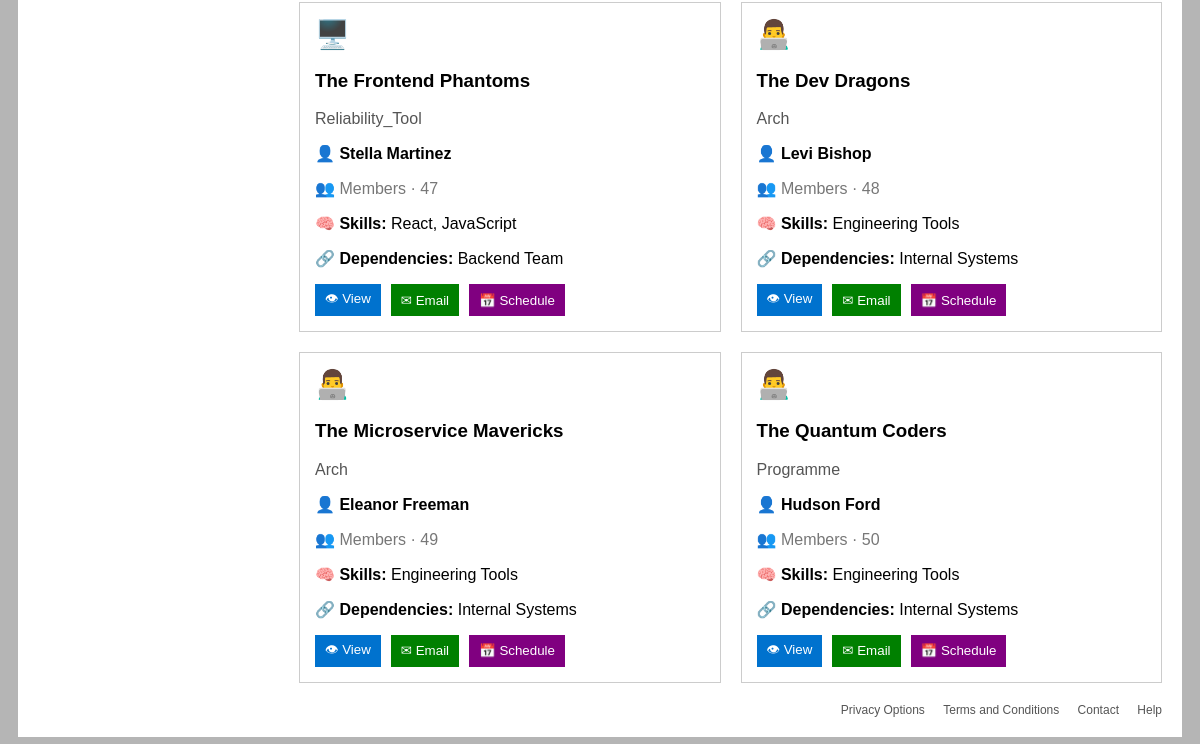
The page /teams/ (lower part) on the database as committed earlier.
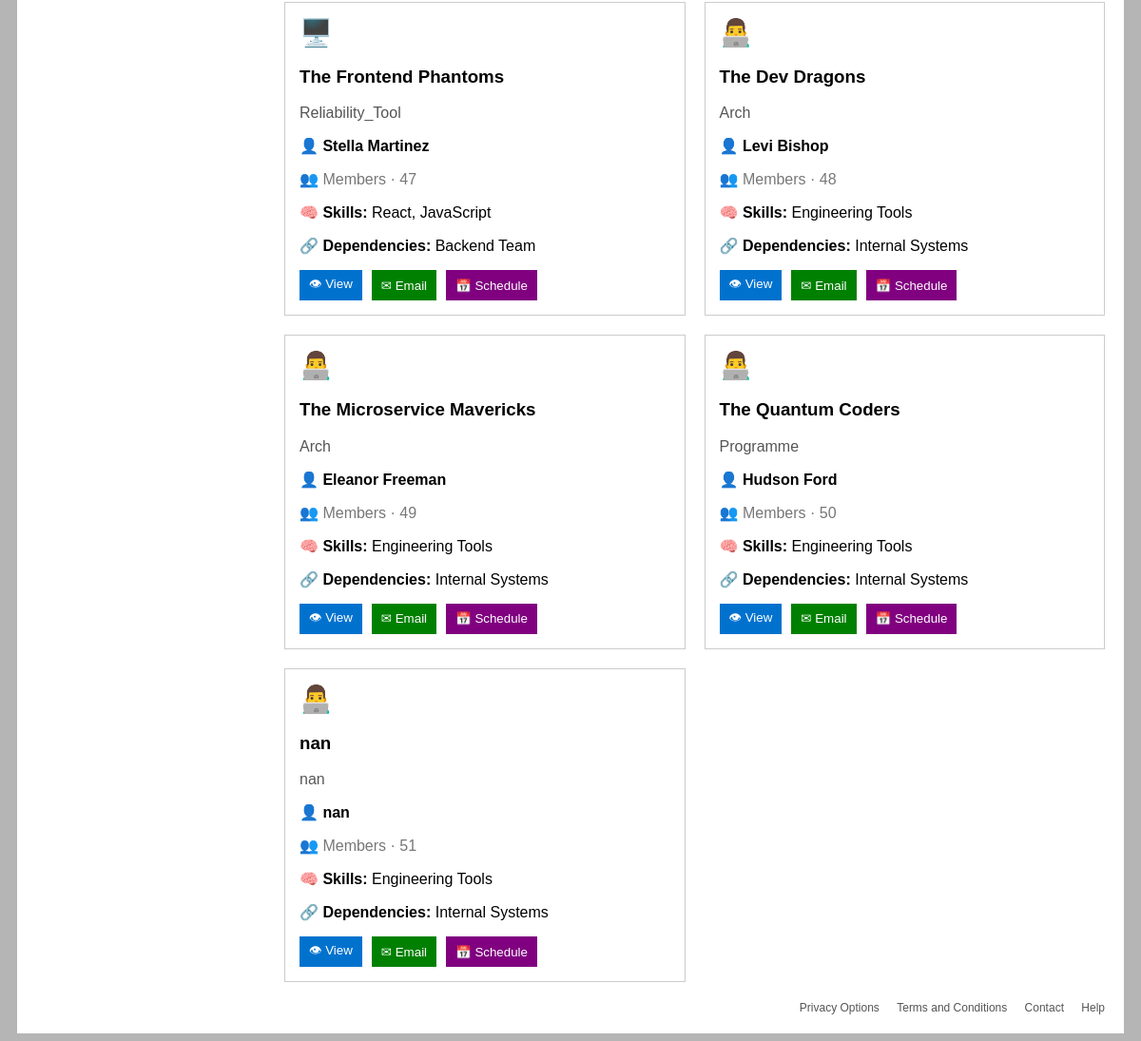
The same page on the database as committed later.
### dashboard/models.py (models this page shows, shortened)
class Team(models.Model):
    name = models.CharField(max_length=100)
    department = models.ForeignKey(Department, on_delete=models.CASCADE)
    team_leader = models.ForeignKey(
        Person,   # now works because Person is defined above
        on_delete=models.SET_NULL,
        null=True,
        blank=True
    )

class Department(models.Model):
    name = models.CharField(max_length=100)
    department_head = models.ForeignKey(
        'Person',  # string is fine here
        on_delete=models.SET_NULL,
        null=True,
        blank=True,
        related_name="headed_departments"
    )

class Person(models.Model):
    user = models.OneToOneField(User, on_delete=models.CASCADE, null=True, blank=True)
    name = models.CharField(max_length=100)

### dashboard/views.py (the view)
# urls.py: path("teams/", views.teams_view, name="teams"),
def teams_view(request):
    query = request.GET.get("q")
    teams = Team.objects.select_related("department", "team_leader")
    if query:
        teams = teams.filter(name__icontains=query)
    return render(request, "teams.html", {
        "teams": teams
    })

### templates/teams.html (shortened to what this page needs)
{% extends "base.html" %}
{% block content %}
<div style="display:grid; grid-template-columns:repeat(2, 1fr); gap:20px;">
    {% for team in teams %}
    <div style="border:1px solid #ccc; padding:15px;">
        <div style="font-size:28px; margin-bottom:8px;">
            {% if "Frontend" in team.name %}
                🖥️
            {% elif "Backend" in team.name %}
                ⚙️
            {% elif "DevOps" in team.name %}
                ☁️
            {% else %}
                👨‍💻
            {% endif %}
        </div>
        <h3>{{ team.name }}</h3>
        <p style="color:#555;">{{ team.department.name }}</p>
        <p>
            👤 <strong>{{ team.team_leader.name }}</strong>
        </p>
        <p style="color:#777;">
            👥 Members · {{ forloop.counter|add:4 }}
        </p>
        <p>
            🧠 <strong>Skills:</strong>
            {% if "Frontend" in team.name %}
                React, JavaScript
            {% elif "Backend" in team.name %}
                Python, Django
            {% elif "DevOps" in team.name %}
                AWS, Kubernetes
            {% else %}
                Engineering Tools
            {% endif %}
        </p>
        <p>
            🔗 <strong>Dependencies:</strong>
            {% if "Frontend" in team.name %}
                Backend Team
            {% elif "Backend" in team.name %}
                API Team
            {% elif "DevOps" in team.name %}
                Security Team
            {% else %}
                Internal Systems
            {% endif %}
        </p>
        <div style="margin-top:10px; display:flex; gap:10px;">
            <a href="{% url 'team_detail' team.id %}">
                <button style="background:#0072ce; color:white; border:none; padding:5px 10px;">
                    👁 View
                </button>
            </a>
            <button style="background:green; color:white; border:none; padding:5px 10px;">
                ✉ Email
            </button>
            <button style="background:purple; color:white; border:none; padding:5px 10px;">
                📅 Schedule
            </button>
        </div>
    </div>
    {% endfor %}
</div>
{% endblock %}

Rows that differ between the two databases and show on the page:
added Team: name "nan", department.name "nan", team_leader.name "nan", shows "Engineering Tools", shows "Internal Systems"
